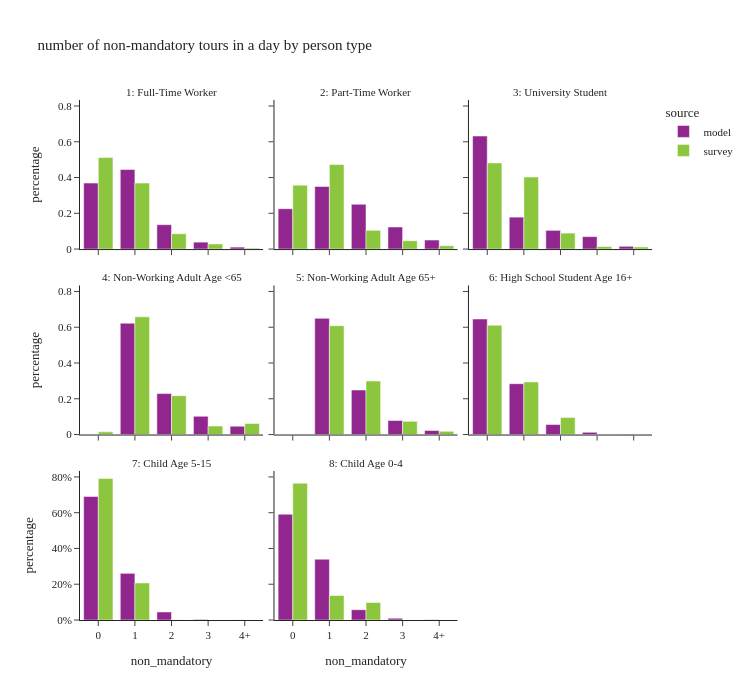

The code cell stored with this chart in its notebook:
### Code cell
util.plot_share_facetbar(per_data, 'person_weight', 'non_mandatory', "number of non-mandatory tours in a day by person type", 
                        'ptype_label', facet_col_wrap=3,
                        height=700, orientation='v')

### Figure 1 — Plotly figure (JSON) as saved in the notebook; plotly's stock layout.template omitted (floating-point values rounded to 4 significant figures)
{"data": [{"alignmentgroup": "True", "customdata": [[469243], [565680], [173331], [49288], [13913]], "hovertemplate": "source=model<br>ptype_label=1: Full-Time Worker<br>non_mandatory=%{x}<br>percentage=%{y}<br>sample_size=%{customdata[0]}<extra></extra>", "legendgroup": "model", "marker": {"color": "#91268F", "pattern": {"shape": ""}}, "name": "model", "offsetgroup": "model", "orientation": "v", "showlegend": true, "textposition": "auto", "type": "bar", "x": ["0", "1", "2", "3", "4+"], "xaxis": "x7", "y": [0.3691, 0.4449, 0.1363, 0.03877, 0.01094], "yaxis": "y7"}, {"alignmentgroup": "True", "customdata": [[55028], [85361], [61122], [30137], [12301]], "hovertemplate": "source=model<br>ptype_label=2: Part-Time Worker<br>non_mandatory=%{x}<br>percentage=%{y}<br>sample_size=%{customdata[0]}<extra></extra>", "legendgroup": "model", "marker": {"color": "#91268F", "pattern": {"shape": ""}}, "name": "model", "offsetgroup": "model", "orientation": "v", "showlegend": false, "textposition": "auto", "type": "bar", "x": ["0", "1", "2", "3", "4+"], "xaxis": "x8", "y": [0.2256, 0.3499, 0.2506, 0.1235, 0.05042], "yaxis": "y8"}, {"alignmentgroup": "True", "customdata": [[88174], [24903], [14588], [9703], [2147]], "hovertemplate": "source=model<br>ptype_label=3: University Student<br>non_mandatory=%{x}<br>percentage=%{y}<br>sample_size=%{customdata[0]}<extra></extra>", "legendgroup": "model", "marker": {"color": "#91268F", "pattern": {"shape": ""}}, "name": "model", "offsetgroup": "model", "orientation": "v", "showlegend": false, "textposition": "auto", "type": "bar", "x": ["0", "1", "2", "3", "4+"], "xaxis": "x9", "y": [0.632, 0.1785, 0.1046, 0.06955, 0.01539], "yaxis": "y9"}, {"alignmentgroup": "True", "customdata": [[310334], [114126], [50799], [23207]], "hovertemplate": "source=model<br>ptype_label=4: Non-Working Adult Age <65<br>non_mandatory=%{x}<br>percentage=%{y}<br>sample_size=%{customdata[0]}<extra></extra>", "legendgroup": "model", "marker": {"color": "#91268F", "pattern": {"shape": ""}}, "name": "model", "offsetgroup": "model", "orientation": "v", "showlegend": false, "textposition": "auto", "type": "bar", "x": ["1", "2", "3", "4+"], "xaxis": "x4", "y": [0.6226, 0.229, 0.1019, 0.04656], "yaxis": "y4"}, {"alignmentgroup": "True", "customdata": [[231413], [88642], [27906], [8129]], "hovertemplate": "source=model<br>ptype_label=5: Non-Working Adult Age 65+<br>non_mandatory=%{x}<br>percentage=%{y}<br>sample_size=%{customdata[0]}<extra></extra>", "legendgroup": "model", "marker": {"color": "#91268F", "pattern": {"shape": ""}}, "name": "model", "offsetgroup": "model", "orientation": "v", "showlegend": false, "textposition": "auto", "type": "bar", "x": ["1", "2", "3", "4+"], "xaxis": "x5", "y": [0.6499, 0.2489, 0.07837, 0.02283], "yaxis": "y5"}, {"alignmentgroup": "True", "customdata": [[87693], [38573], [7590], [1649], [249]], "hovertemplate": "source=model<br>ptype_label=6: High School Student Age 16+<br>non_mandatory=%{x}<br>percentage=%{y}<br>sample_size=%{customdata[0]}<extra></extra>", "legendgroup": "model", "marker": {"color": "#91268F", "pattern": {"shape": ""}}, "name": "model", "offsetgroup": "model", "orientation": "v", "showlegend": false, "textposition": "auto", "type": "bar", "x": ["0", "1", "2", "3", "4+"], "xaxis": "x6", "y": [0.646, 0.2841, 0.05591, 0.01215, 0.001834], "yaxis": "y6"}, {"alignmentgroup": "True", "customdata": [[307426], [116143], [20033], [1416], [141]], "hovertemplate": "source=model<br>ptype_label=7: Child Age 5-15<br>non_mandatory=%{x}<br>percentage=%{y}<br>sample_size=%{customdata[0]}<extra></extra>", "legendgroup": "model", "marker": {"color": "#91268F", "pattern": {"shape": ""}}, "name": "model", "offsetgroup": "model", "orientation": "v", "showlegend": false, "textposition": "auto", "type": "bar", "x": ["0", "1", "2", "3", "4+"], "xaxis": "x", "y": [0.6906, 0.2609, 0.045, 0.003181, 0.0003167], "yaxis": "y"}, {"alignmentgroup": "True", "customdata": [[96594], [55496], [9382], [1625], [200]], "hovertemplate": "source=model<br>ptype_label=8: Child Age 0-4<br>non_mandatory=%{x}<br>percentage=%{y}<br>sample_size=%{customdata[0]}<extra></extra>", "legendgroup": "model", "marker": {"color": "#91268F", "pattern": {"shape": ""}}, "name": "model", "offsetgroup": "model", "orientation": "v", "showlegend": false, "textposition": "auto", "type": "bar", "x": ["0", "1", "2", "3", "4+"], "xaxis": "x2", "y": [0.5915, 0.3398, 0.05745, 0.009951, 0.001225], "yaxis": "y2"}, {"alignmentgroup": "True", "customdata": [[1048], [879], [273], [71], [24]], "hovertemplate": "source=survey<br>ptype_label=1: Full-Time Worker<br>non_mandatory=%{x}<br>percentage=%{y}<br>sample_size=%{customdata[0]}<extra></extra>", "legendgroup": "survey", "marker": {"color": "#8CC63E", "pattern": {"shape": ""}}, "name": "survey", "offsetgroup": "survey", "orientation": "v", "showlegend": true, "textposition": "auto", "type": "bar", "x": ["0", "1", "2", "3", "4+"], "xaxis": "x7", "y": [0.5115, 0.369, 0.08576, 0.02837, 0.005378], "yaxis": "y7"}, {"alignmentgroup": "True", "customdata": [[189], [276], [99], [37], [16]], "hovertemplate": "source=survey<br>ptype_label=2: Part-Time Worker<br>non_mandatory=%{x}<br>percentage=%{y}<br>sample_size=%{customdata[0]}<extra></extra>", "legendgroup": "survey", "marker": {"color": "#8CC63E", "pattern": {"shape": ""}}, "name": "survey", "offsetgroup": "survey", "orientation": "v", "showlegend": false, "textposition": "auto", "type": "bar", "x": ["0", "1", "2", "3", "4+"], "xaxis": "x8", "y": [0.3574, 0.4729, 0.1046, 0.04648, 0.01861], "yaxis": "y8"}, {"alignmentgroup": "True", "customdata": [[88], [79], [28], [7], [3]], "hovertemplate": "source=survey<br>ptype_label=3: University Student<br>non_mandatory=%{x}<br>percentage=%{y}<br>sample_size=%{customdata[0]}<extra></extra>", "legendgroup": "survey", "marker": {"color": "#8CC63E", "pattern": {"shape": ""}}, "name": "survey", "offsetgroup": "survey", "orientation": "v", "showlegend": false, "textposition": "auto", "type": "bar", "x": ["0", "1", "2", "3", "4+"], "xaxis": "x9", "y": [0.4818, 0.4026, 0.08934, 0.01435, 0.01184], "yaxis": "y9"}, {"alignmentgroup": "True", "customdata": [[4], [354], [120], [41], [28]], "hovertemplate": "source=survey<br>ptype_label=4: Non-Working Adult Age <65<br>non_mandatory=%{x}<br>percentage=%{y}<br>sample_size=%{customdata[0]}<extra></extra>", "legendgroup": "survey", "marker": {"color": "#8CC63E", "pattern": {"shape": ""}}, "name": "survey", "offsetgroup": "survey", "orientation": "v", "showlegend": false, "textposition": "auto", "type": "bar", "x": ["0", "1", "2", "3", "4+"], "xaxis": "x4", "y": [0.01523, 0.6582, 0.2174, 0.04725, 0.06196], "yaxis": "y4"}, {"alignmentgroup": "True", "customdata": [[1], [434], [143], [38], [10]], "hovertemplate": "source=survey<br>ptype_label=5: Non-Working Adult Age 65+<br>non_mandatory=%{x}<br>percentage=%{y}<br>sample_size=%{customdata[0]}<extra></extra>", "legendgroup": "survey", "marker": {"color": "#8CC63E", "pattern": {"shape": ""}}, "name": "survey", "offsetgroup": "survey", "orientation": "v", "showlegend": false, "textposition": "auto", "type": "bar", "x": ["0", "1", "2", "3", "4+"], "xaxis": "x5", "y": [8.932e-05, 0.6088, 0.2991, 0.0738, 0.01815], "yaxis": "y5"}, {"alignmentgroup": "True", "customdata": [[35], [15], [1]], "hovertemplate": "source=survey<br>ptype_label=6: High School Student Age 16+<br>non_mandatory=%{x}<br>percentage=%{y}<br>sample_size=%{customdata[0]}<extra></extra>", "legendgroup": "survey", "marker": {"color": "#8CC63E", "pattern": {"shape": ""}}, "name": "survey", "offsetgroup": "survey", "orientation": "v", "showlegend": false, "textposition": "auto", "type": "bar", "x": ["0", "1", "2"], "xaxis": "x6", "y": [0.6111, 0.2943, 0.09459], "yaxis": "y6"}, {"alignmentgroup": "True", "customdata": [[309], [62], [5]], "hovertemplate": "source=survey<br>ptype_label=7: Child Age 5-15<br>non_mandatory=%{x}<br>percentage=%{y}<br>sample_size=%{customdata[0]}<extra></extra>", "legendgroup": "survey", "marker": {"color": "#8CC63E", "pattern": {"shape": ""}}, "name": "survey", "offsetgroup": "survey", "orientation": "v", "showlegend": false, "textposition": "auto", "type": "bar", "x": ["0", "1", "2"], "xaxis": "x", "y": [0.7919, 0.207, 0.00113], "yaxis": "y"}, {"alignmentgroup": "True", "customdata": [[73], [14], [2]], "hovertemplate": "source=survey<br>ptype_label=8: Child Age 0-4<br>non_mandatory=%{x}<br>percentage=%{y}<br>sample_size=%{customdata[0]}<extra></extra>", "legendgroup": "survey", "marker": {"color": "#8CC63E", "pattern": {"shape": ""}}, "name": "survey", "offsetgroup": "survey", "orientation": "v", "showlegend": false, "textposition": "auto", "type": "bar", "x": ["0", "1", "2"], "xaxis": "x2", "y": [0.765, 0.1372, 0.09782], "yaxis": "y2"}], "layout": {"annotations": [{"font": {}, "showarrow": false, "text": "7: Child Age 5-15", "x": 0.16, "xanchor": "center", "xref": "paper", "y": 0.2867, "yanchor": "bottom", "yref": "paper"}, {"font": {}, "showarrow": false, "text": "8: Child Age 0-4", "x": 0.5, "xanchor": "center", "xref": "paper", "y": 0.2867, "yanchor": "bottom", "yref": "paper"}, {"font": {}, "showarrow": false, "text": "4: Non-Working Adult Age <65", "x": 0.16, "xanchor": "center", "xref": "paper", "y": 0.6433, "yanchor": "bottom", "yref": "paper"}, {"font": {}, "showarrow": false, "text": "5: Non-Working Adult Age 65+", "x": 0.5, "xanchor": "center", "xref": "paper", "y": 0.6433, "yanchor": "bottom", "yref": "paper"}, {"font": {}, "showarrow": false, "text": "6: High School Student Age 16+", "x": 0.84, "xanchor": "center", "xref": "paper", "y": 0.6433, "yanchor": "bottom", "yref": "paper"}, {"font": {}, "showarrow": false, "text": "1: Full-Time Worker", "x": 0.16, "xanchor": "center", "xref": "paper", "y": 1.0, "yanchor": "bottom", "yref": "paper"}, {"font": {}, "showarrow": false, "text": "2: Part-Time Worker", "x": 0.5, "xanchor": "center", "xref": "paper", "y": 1.0, "yanchor": "bottom", "yref": "paper"}, {"font": {}, "showarrow": false, "text": "3: University Student", "x": 0.84, "xanchor": "center", "xref": "paper", "y": 1.0, "yanchor": "bottom", "yref": "paper"}], "barmode": "group", "height": 700, "legend": {"title": {"text": "source"}, "tracegroupgap": 0}, "title": {"text": "number of non-mandatory tours in a day by person type"}, "width": 750, "xaxis": {"anchor": "y", "domain": [0.0, 0.32], "title": {"text": "non_mandatory"}}, "xaxis2": {"anchor": "y2", "domain": [0.34, 0.66], "matches": "x", "title": {"text": "non_mandatory"}}, "xaxis3": {"anchor": "y3", "domain": [0.68, 1.0], "matches": "x", "title": {"text": "non_mandatory"}}, "xaxis4": {"anchor": "y4", "domain": [0.0, 0.32], "matches": "x", "showticklabels": false}, "xaxis5": {"anchor": "y5", "domain": [0.34, 0.66], "matches": "x", "showticklabels": false}, "xaxis6": {"anchor": "y6", "domain": [0.68, 1.0], "matches": "x", "showticklabels": false}, "xaxis7": {"anchor": "y7", "domain": [0.0, 0.32], "matches": "x", "showticklabels": false}, "xaxis8": {"anchor": "y8", "domain": [0.34, 0.66], "matches": "x", "showticklabels": false}, "xaxis9": {"anchor": "y9", "domain": [0.68, 1.0], "matches": "x", "showticklabels": false}, "yaxis": {"anchor": "x", "domain": [0.0, 0.2867], "tickformat": ".0%", "title": {"text": "percentage"}}, "yaxis2": {"anchor": "x2", "domain": [0.0, 0.2867], "matches": "y", "showticklabels": false, "tickformat": ".0%"}, "yaxis3": {"anchor": "x3", "domain": [0.0, 0.2867], "matches": "y", "showticklabels": false}, "yaxis4": {"anchor": "x4", "domain": [0.3567, 0.6433], "matches": "y", "title": {"text": "percentage"}}, "yaxis5": {"anchor": "x5", "domain": [0.3567, 0.6433], "matches": "y", "showticklabels": false}, "yaxis6": {"anchor": "x6", "domain": [0.3567, 0.6433], "matches": "y", "showticklabels": false}, "yaxis7": {"anchor": "x7", "domain": [0.7133, 1.0], "matches": "y", "title": {"text": "percentage"}}, "yaxis8": {"anchor": "x8", "domain": [0.7133, 1.0], "matches": "y", "showticklabels": false}, "yaxis9": {"anchor": "x9", "domain": [0.7133, 1.0], "matches": "y", "showticklabels": false}}}
